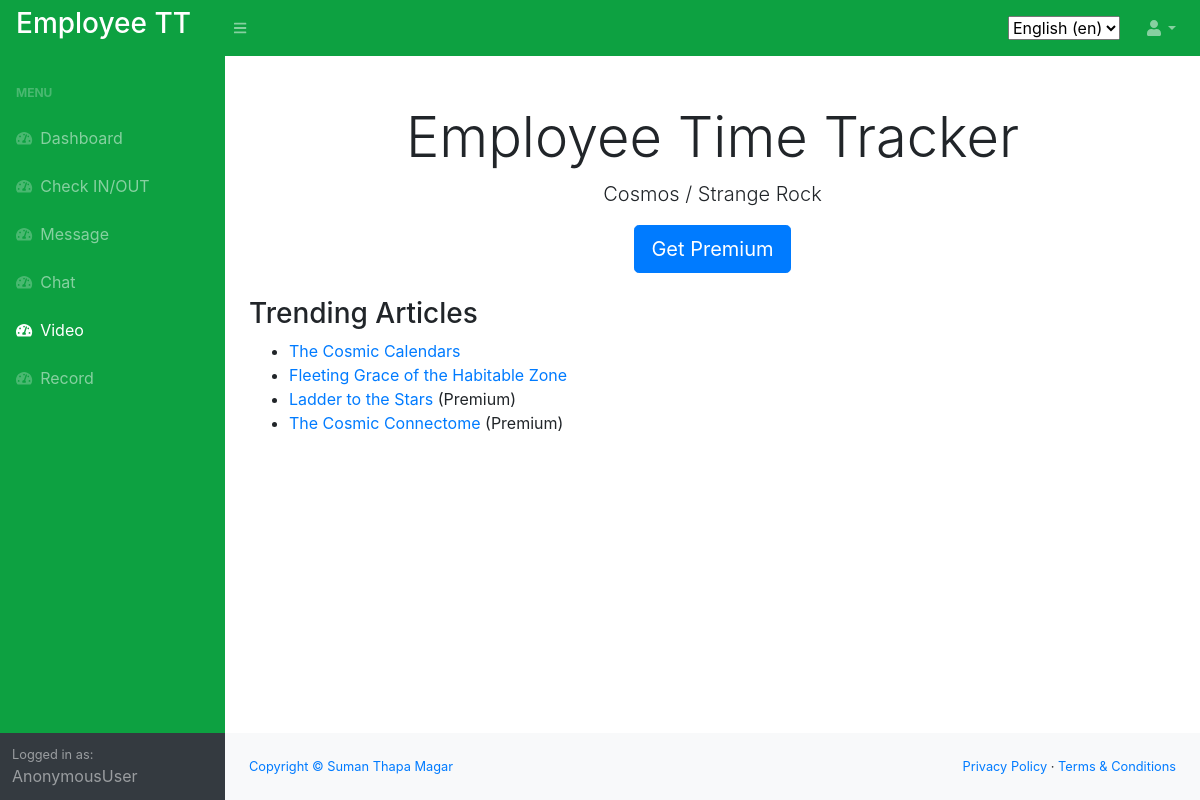
Screenshot of /en/video/ with the database file from the repository.
### video/models.py (models this page shows)
class VideoPlan(models.Model):
    title = models.CharField(max_length=255)
    desctiption = models.CharField(max_length=255)
    link = models.CharField(max_length=255)
    premium = models.BooleanField(default=True)

### video/views.py (the view)
# urls.py: path('', include('home.urls')),
def home(request):
    plans = VideoPlan.objects.all()
    return render(request, 'video/home.html', {'plans':plans})

### video/templates/video/home.html
{% extends 'home/main.html' %}
{% load i18n %}
{% block content %}
<div class="pricing-header px-3 py-3 pt-md-5 pb-md-4 mx-auto text-center">
    <h1 class="display-4">Employee Time Tracker</h1>
    <p class="lead">Cosmos / Strange Rock</p>
    <a href="{% url 'join' %}"><button type="button" class="btn btn-lg btn-primary">Get Premium</button></a>
  </div>
  <div class="container">
    <h3>Trending Articles</h3>
    <ul>
      {% for plan in plans.all %}
      <li>
          <a href="{% url 'plan' plan.id %}">{{ plan.title }}</a>
          {% if plan.premium == True %}
                (Premium)
            {% endif %}
        </li>
      {% endfor %}
    </ul>
  </div>
{% endblock %}

### rows the page displays
VideoPlan: title "The Cosmic Calendars"
VideoPlan: title "Fleeting Grace of the Habitable Zone"
VideoPlan: title "Ladder to the Stars", premium "(Premium)"
VideoPlan: title "The Cosmic Connectome", premium "(Premium)"

### other values shown
{{ user }} "AnonymousUser"
form field language "English (en)"
